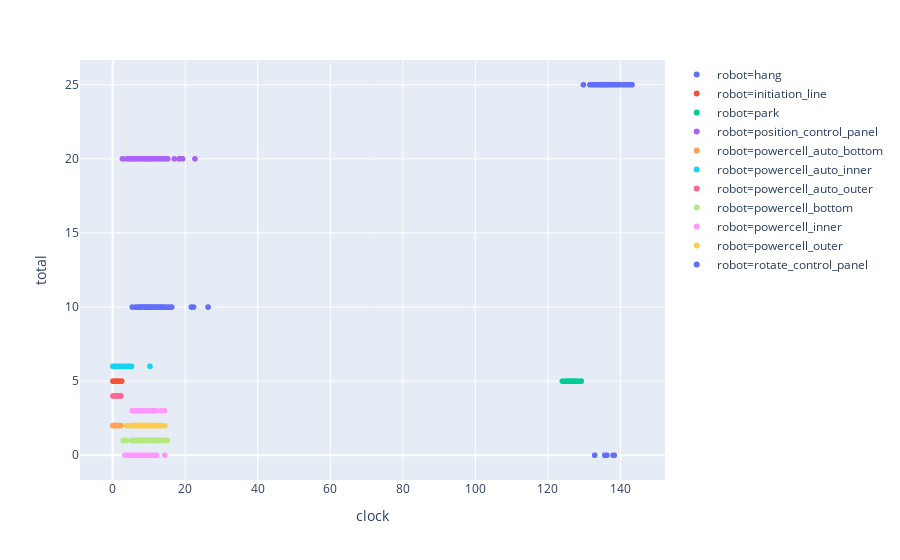

Write notebook code for a chart like this one.
### Code cell
fig = px.scatter(pput, x='clock', y='total', color='robot', hover_data=['op','success'])
fig.show()

#fig.write_image("test.png")
#Image('test.png')

### Figure 1 — Plotly figure (JSON) as saved in the notebook; plotly's stock layout.template omitted (floating-point values rounded to 4 significant figures; data arrays with more than 128 entries replaced by an {"elided": "..."} marker saying what was removed)
{"data": [{"customdata": {"elided": "100x2 mixed values"}, "hoverlabel": {"namelength": 0}, "hovertemplate": "robot=hang<br>clock=%{x}<br>total=%{y}<br>op=%{customdata[0]}<br>success=%{customdata[1]}", "legendgroup": "robot=hang", "marker": {"color": "#636efa", "symbol": "circle"}, "mode": "markers", "name": "robot=hang", "showlegend": true, "type": "scattergl", "x": [134.8, 132.2, 137.3, 137.8, 132.3, 137.8, 138.5, 133.8, 141.3, 135.0, 133.1, 135.9, 135.9, 134.4, 133.8, 135.6, 135.6, 138.3, 136.3, 134.1, 138.4, 136.2, 135.3, 134.7, 134.7, 135.0, 136.1, 134.5, 136.0, 138.9, 143.2, 136.6, 135.5, 136.3, 134.3, 132.7, 136.7, 135.7, 136.1, 134.0, 142.4, 134.8, 136.3, 133.9, 135.0, 135.0, 137.9, 138.3, 135.1, 136.9, 136.6, 134.8, 140.8, 136.3, 141.2, 134.7, 136.7, 133.9, 138.2, 135.7, 131.9, 136.3, 136.9, 136.8, 136.8, 135.7, 136.4, 134.8, 135.6, 137.9, 136.8, 138.0, 141.7, 132.7, 135.7, 134.1, 133.7, 133.3, 135.0, 137.6, 132.7, 135.7, 138.8, 138.0, 138.1, 135.1, 133.0, 129.8, 138.1, 131.6, 134.4, 139.5, 134.9, 137.9, 141.6, 139.9, 135.8, 136.6, 132.9, 133.2], "xaxis": "x", "y": [25, 25, 25, 25, 25, 25, 25, 25, 25, 25, 25, 25, 25, 25, 25, 25, 25, 25, 25, 25, 25, 0, 25, 25, 25, 25, 25, 25, 25, 25, 25, 25, 25, 25, 25, 25, 25, 25, 25, 25, 25, 25, 25, 25, 25, 25, 25, 0, 25, 25, 25, 25, 25, 0, 25, 25, 25, 25, 0, 0, 25, 25, 25, 25, 25, 25, 25, 25, 25, 25, 25, 25, 25, 25, 0, 25, 25, 25, 25, 25, 25, 25, 25, 0, 25, 25, 25, 25, 25, 25, 25, 25, 25, 25, 25, 25, 25, 25, 0, 25], "yaxis": "y"}, {"customdata": {"elided": "100x2 mixed values"}, "hoverlabel": {"namelength": 0}, "hovertemplate": "robot=initiation_line<br>clock=%{x}<br>total=%{y}<br>op=%{customdata[0]}<br>success=%{customdata[1]}", "legendgroup": "robot=initiation_line", "marker": {"color": "#EF553B", "symbol": "circle"}, "mode": "markers", "name": "robot=initiation_line", "showlegend": true, "type": "scattergl", "x": [1.7, 0.8, 1.5, 2.1, 0.6, 1.7, 0.9, 1.8, 0.4, 0.4, 1.2, 1.1, 1.4, 1.4, 1.7, 1.3, 1.0, 0.4, 1.3, 0.7, 0.9, 1.1, 1.1, 0.5, 0.2, 0.1, 0.6, 1.6, 0.1, 0.4, 0.1, 0.6, 0.5, 0.1, 0.7, 0.7, 1.6, 1.8, 1.6, 0.8, 1.0, 0.8, 2.5, 1.1, 0.8, 1.4, 1.2, 0.3, 0.8, 2.0, 1.1, 1.4, 1.9, 1.3, 1.0, 0.8, 1.2, 1.6, 1.1, 1.5, 1.5, 0.7, 1.1, 0.8, 1.0, 1.5, 0.5, 1.8, 1.3, 1.1, 0.8, 1.5, 1.2, 0.7, 1.0, 0.7, 0.9, 2.1, 1.2, 0.9, 0.8, 1.1, 0.6, 2.0, 0.7, 1.0, 1.2, 1.0, 2.5, 1.7, 1.9, 1.3, 1.0, 1.3, 1.2, 1.9, 1.0, 0.1, 0.3, 0.9], "xaxis": "x", "y": [5, 5, 5, 5, 5, 5, 5, 5, 5, 5, 5, 5, 5, 5, 5, 5, 5, 5, 5, 5, 5, 5, 5, 5, 5, 5, 5, 5, 5, 5, 5, 5, 5, 5, 5, 5, 5, 5, 5, 5, 5, 5, 5, 5, 5, 5, 5, 5, 5, 5, 5, 5, 5, 5, 5, 5, 5, 5, 5, 5, 5, 5, 5, 5, 5, 5, 5, 5, 5, 5, 5, 5, 5, 5, 5, 5, 5, 5, 5, 5, 5, 5, 5, 5, 5, 5, 5, 5, 5, 5, 5, 5, 5, 5, 5, 5, 5, 5, 5, 5], "yaxis": "y"}, {"customdata": {"elided": "100x2 mixed values"}, "hoverlabel": {"namelength": 0}, "hovertemplate": "robot=park<br>clock=%{x}<br>total=%{y}<br>op=%{customdata[0]}<br>success=%{customdata[1]}", "legendgroup": "robot=park", "marker": {"color": "#00cc96", "symbol": "circle"}, "mode": "markers", "name": "robot=park", "showlegend": true, "type": "scattergl", "x": [127.3, 127.7, 126.9, 125.9, 126.4, 126.1, 125.3, 126.4, 128.0, 124.8, 127.8, 126.6, 126.1, 125.4, 127.8, 125.9, 125.6, 126.0, 126.4, 125.5, 125.3, 126.2, 128.9, 126.5, 124.3, 127.4, 124.9, 126.6, 125.7, 127.3, 127.2, 125.4, 125.4, 126.5, 125.0, 127.1, 126.7, 125.5, 126.0, 126.2, 125.3, 126.8, 126.6, 127.1, 125.4, 125.8, 127.8, 125.5, 125.2, 127.7, 127.7, 125.3, 125.6, 128.0, 124.0, 126.2, 125.7, 125.9, 127.9, 126.4, 125.9, 124.3, 125.8, 126.2, 126.8, 126.0, 127.1, 126.3, 127.0, 126.6, 125.4, 127.9, 127.1, 126.3, 127.7, 125.9, 126.3, 125.4, 126.0, 125.9, 126.3, 125.8, 125.6, 126.8, 124.5, 125.0, 128.9, 124.9, 127.7, 125.7, 126.8, 128.8, 125.9, 126.8, 126.3, 126.2, 126.4, 127.2, 124.9, 129.2], "xaxis": "x", "y": [5, 5, 5, 5, 5, 5, 5, 5, 5, 5, 5, 5, 5, 5, 5, 5, 5, 5, 5, 5, 5, 5, 5, 5, 5, 5, 5, 5, 5, 5, 5, 5, 5, 5, 5, 5, 5, 5, 5, 5, 5, 5, 5, 5, 5, 5, 5, 5, 5, 5, 5, 5, 5, 5, 5, 5, 5, 5, 5, 5, 5, 5, 5, 5, 5, 5, 5, 5, 5, 5, 5, 5, 5, 5, 5, 5, 5, 5, 5, 5, 5, 5, 5, 5, 5, 5, 5, 5, 5, 5, 5, 5, 5, 5, 5, 5, 5, 5, 5, 5], "yaxis": "y"}, {"customdata": {"elided": "100x2 mixed values"}, "hoverlabel": {"namelength": 0}, "hovertemplate": "robot=position_control_panel<br>clock=%{x}<br>total=%{y}<br>op=%{customdata[0]}<br>success=%{customdata[1]}", "legendgroup": "robot=position_control_panel", "marker": {"color": "#ab63fa", "symbol": "circle"}, "mode": "markers", "name": "robot=position_control_panel", "showlegend": true, "type": "scattergl", "x": [8.0, 14.1, 13.5, 7.3, 9.9, 19.3, 8.9, 4.6, 5.6, 4.4, 9.6, 11.6, 9.6, 8.8, 6.5, 6.3, 7.2, 9.6, 5.6, 5.0, 6.2, 5.6, 5.9, 9.7, 15.1, 11.2, 10.5, 6.8, 2.9, 5.8, 7.4, 6.0, 10.4, 13.8, 10.1, 7.2, 18.9, 9.7, 10.8, 5.1, 4.0, 11.6, 10.6, 8.0, 9.2, 5.8, 9.1, 10.5, 4.0, 11.9, 8.5, 4.5, 9.9, 2.7, 10.9, 13.3, 7.8, 9.0, 13.7, 9.9, 6.8, 8.8, 9.8, 5.2, 10.3, 10.6, 9.6, 14.9, 7.8, 9.5, 14.5, 13.9, 10.3, 13.6, 6.9, 8.8, 12.1, 13.4, 9.4, 5.8, 13.0, 8.8, 17.0, 9.3, 5.2, 4.5, 2.9, 10.4, 13.8, 8.6, 11.9, 14.4, 15.2, 8.9, 11.9, 6.6, 12.3, 7.8, 22.7, 18.3], "xaxis": "x", "y": [20, 20, 20, 20, 20, 20, 20, 20, 20, 20, 20, 20, 20, 20, 20, 20, 20, 20, 20, 20, 20, 20, 20, 20, 20, 20, 20, 20, 20, 20, 20, 20, 20, 20, 20, 20, 20, 20, 20, 20, 20, 20, 20, 20, 20, 20, 20, 20, 20, 20, 20, 20, 20, 20, 20, 20, 20, 20, 20, 20, 20, 20, 20, 20, 20, 20, 20, 20, 20, 20, 20, 20, 20, 20, 20, 20, 20, 20, 20, 20, 20, 20, 20, 20, 20, 20, 20, 20, 20, 20, 20, 20, 20, 20, 20, 20, 20, 20, 20, 20], "yaxis": "y"}, {"customdata": {"elided": "100x2 mixed values"}, "hoverlabel": {"namelength": 0}, "hovertemplate": "robot=powercell_auto_bottom<br>clock=%{x}<br>total=%{y}<br>op=%{customdata[0]}<br>success=%{customdata[1]}", "legendgroup": "robot=powercell_auto_bottom", "marker": {"color": "#FFA15A", "symbol": "circle"}, "mode": "markers", "name": "robot=powercell_auto_bottom", "showlegend": true, "type": "scattergl", "x": [1.2, 1.9, 1.6, 1.2, 0.3, 1.6, 2.0, 1.2, 0.6, 0.1, 1.1, 1.1, 1.9, 0.2, 1.4, 0.6, 1.1, 1.2, 0.5, 1.0, 1.5, 1.4, 1.5, 1.0, 0.1, 1.0, 1.4, 0.1, 0.2, 1.9, 0.8, 1.4, 0.9, 1.4, 0.4, 1.0, 2.1, 1.0, 1.0, 0.1, 0.7, 1.3, 0.8, 1.4, 0.9, 0.8, 1.9, 1.9, 0.9, 0.6, 0.8, 1.6, 0.6, 1.0, 1.5, 1.2, 0.4, 1.3, 0.4, 0.5, 0.2, 2.2, 0.9, 0.1, 0.4, 0.5, 0.9, 1.4, 0.6, 1.3, 0.8, 1.4, 0.8, 0.5, 0.9, 0.4, 0.5, 0.9, 1.4, 0.9, 0.6, 1.6, 1.2, 0.6, 0.4, 1.5, 0.7, 2.0, 1.4, 1.8, 0.4, 0.3, 0.7, 0.6, 0.8, 1.4, 0.7, 1.3, 1.0, 1.1], "xaxis": "x", "y": [2, 2, 2, 2, 2, 2, 2, 2, 2, 2, 2, 2, 2, 2, 2, 2, 2, 2, 2, 2, 2, 2, 2, 2, 2, 2, 2, 2, 2, 2, 2, 2, 2, 2, 2, 2, 2, 2, 2, 2, 2, 2, 2, 2, 2, 2, 2, 2, 2, 2, 2, 2, 2, 2, 2, 2, 2, 2, 2, 2, 2, 2, 2, 2, 2, 2, 2, 2, 2, 2, 2, 2, 2, 2, 2, 2, 2, 2, 2, 2, 2, 2, 2, 2, 2, 2, 2, 2, 2, 2, 2, 2, 2, 2, 2, 2, 2, 2, 2, 2], "yaxis": "y"}, {"customdata": {"elided": "100x2 mixed values"}, "hoverlabel": {"namelength": 0}, "hovertemplate": "robot=powercell_auto_inner<br>clock=%{x}<br>total=%{y}<br>op=%{customdata[0]}<br>success=%{customdata[1]}", "legendgroup": "robot=powercell_auto_inner", "marker": {"color": "#19d3f3", "symbol": "circle"}, "mode": "markers", "name": "robot=powercell_auto_inner", "showlegend": true, "type": "scattergl", "x": [2.3, 1.0, 2.2, 2.6, 4.5, 2.0, 1.6, 1.0, 1.4, 2.4, 1.5, 1.8, 0.6, 3.7, 2.0, 5.2, 2.3, 0.9, 0.6, 0.9, 1.1, 1.4, 3.8, 1.2, 0.8, 1.6, 0.9, 3.0, 1.1, 0.8, 3.5, 1.2, 1.4, 3.8, 2.9, 0.3, 0.7, 10.3, 1.0, 1.9, 1.5, 5.0, 0.1, 1.1, 3.1, 0.7, 1.0, 1.0, 0.7, 1.4, 4.9, 4.9, 2.0, 0.8, 0.9, 0.1, 1.0, 1.2, 0.8, 0.9, 1.3, 0.8, 1.1, 3.2, 1.3, 2.5, 0.4, 2.8, 1.0, 1.0, 4.9, 1.5, 0.4, 1.1, 0.1, 4.8, 0.8, 2.5, 1.4, 1.1, 0.9, 1.3, 1.8, 3.6, 1.2, 0.9, 0.9, 2.8, 1.0, 2.1, 2.4, 1.9, 3.9, 1.6, 2.4, 3.9, 0.7, 2.7, 1.4, 2.1], "xaxis": "x", "y": [6, 6, 6, 6, 6, 6, 6, 6, 6, 6, 6, 6, 6, 6, 6, 6, 6, 6, 6, 6, 6, 6, 6, 6, 6, 6, 6, 6, 6, 6, 6, 6, 6, 6, 6, 6, 6, 6, 6, 6, 6, 6, 6, 6, 6, 6, 6, 6, 6, 6, 6, 6, 6, 6, 6, 6, 6, 6, 6, 6, 6, 6, 6, 6, 6, 6, 6, 6, 6, 6, 6, 6, 6, 6, 6, 6, 6, 6, 6, 6, 6, 6, 6, 6, 6, 6, 6, 6, 6, 6, 6, 6, 6, 6, 6, 6, 6, 6, 6, 6], "yaxis": "y"}, {"customdata": {"elided": "100x2 mixed values"}, "hoverlabel": {"namelength": 0}, "hovertemplate": "robot=powercell_auto_outer<br>clock=%{x}<br>total=%{y}<br>op=%{customdata[0]}<br>success=%{customdata[1]}", "legendgroup": "robot=powercell_auto_outer", "marker": {"color": "#FF6692", "symbol": "circle"}, "mode": "markers", "name": "robot=powercell_auto_outer", "showlegend": true, "type": "scattergl", "x": [0.9, 0.9, 1.3, 0.5, 1.1, 0.5, 1.8, 2.0, 1.8, 0.5, 0.5, 1.6, 1.2, 1.2, 1.6, 0.5, 0.4, 0.5, 1.2, 1.7, 1.1, 0.7, 2.3, 1.0, 1.1, 1.3, 1.1, 1.6, 1.2, 1.1, 1.7, 1.6, 1.5, 2.2, 1.3, 1.3, 1.3, 1.3, 0.8, 1.0, 0.3, 0.2, 1.3, 0.9, 0.2, 0.7, 0.6, 1.0, 1.1, 2.3, 1.0, 1.2, 1.6, 1.1, 1.5, 0.2, 0.8, 1.6, 1.5, 1.5, 0.5, 0.9, 1.0, 1.2, 1.1, 1.4, 1.2, 1.8, 1.0, 0.7, 1.1, 0.1, 1.2, 0.9, 0.8, 1.4, 0.7, 0.8, 0.7, 1.1, 1.2, 0.2, 1.3, 0.4, 0.3, 1.5, 1.9, 1.1, 1.3, 1.2, 1.1, 1.5, 1.5, 1.5, 0.6, 1.3, 1.6, 0.7, 1.0, 0.1], "xaxis": "x", "y": [4, 4, 4, 4, 4, 4, 4, 4, 4, 4, 4, 4, 4, 4, 4, 4, 4, 4, 4, 4, 4, 4, 4, 4, 4, 4, 4, 4, 4, 4, 4, 4, 4, 4, 4, 4, 4, 4, 4, 4, 4, 4, 4, 4, 4, 4, 4, 4, 4, 4, 4, 4, 4, 4, 4, 4, 4, 4, 4, 4, 4, 4, 4, 4, 4, 4, 4, 4, 4, 4, 4, 4, 4, 4, 4, 4, 4, 4, 4, 4, 4, 4, 4, 4, 4, 4, 4, 4, 4, 4, 4, 4, 4, 4, 4, 4, 4, 4, 4, 4], "yaxis": "y"}, {"customdata": {"elided": "100x2 mixed values"}, "hoverlabel": {"namelength": 0}, "hovertemplate": "robot=powercell_bottom<br>clock=%{x}<br>total=%{y}<br>op=%{customdata[0]}<br>success=%{customdata[1]}", "legendgroup": "robot=powercell_bottom", "marker": {"color": "#B6E880", "symbol": "circle"}, "mode": "markers", "name": "robot=powercell_bottom", "showlegend": true, "type": "scattergl", "x": [9.6, 10.4, 11.1, 11.3, 7.1, 12.9, 10.3, 7.6, 7.8, 15.0, 8.9, 9.5, 13.8, 10.1, 8.0, 6.9, 9.0, 2.9, 5.8, 13.4, 5.7, 7.1, 9.1, 10.7, 9.8, 8.3, 7.2, 8.7, 12.6, 9.0, 10.6, 9.8, 6.9, 8.5, 11.8, 7.5, 9.5, 3.7, 9.5, 7.9, 7.1, 6.5, 8.9, 11.8, 10.6, 9.9, 11.1, 7.9, 8.2, 11.3, 7.0, 15.1, 8.6, 9.2, 8.8, 9.3, 5.3, 11.1, 12.8, 12.0, 8.7, 7.6, 6.8, 7.1, 9.4, 11.4, 6.4, 11.9, 6.5, 5.1, 11.3, 13.4, 14.9, 14.0, 9.6, 8.3, 9.4, 7.7, 5.2, 10.6, 11.1, 9.9, 8.0, 10.4, 7.2, 11.4, 11.9, 5.1, 11.6, 12.3, 7.4, 6.0, 6.4, 9.6, 5.7, 6.1, 5.9, 7.0, 9.0, 12.3], "xaxis": "x", "y": [1, 1, 1, 1, 1, 1, 1, 1, 1, 1, 1, 1, 1, 1, 1, 1, 1, 1, 1, 1, 1, 1, 1, 1, 1, 1, 1, 1, 1, 1, 1, 1, 1, 1, 1, 1, 1, 1, 1, 1, 1, 1, 1, 1, 1, 1, 1, 1, 1, 1, 1, 1, 1, 1, 1, 1, 1, 1, 1, 1, 1, 1, 1, 1, 1, 1, 1, 1, 1, 1, 1, 1, 1, 1, 1, 1, 1, 1, 1, 1, 1, 1, 1, 1, 1, 1, 1, 1, 1, 1, 1, 1, 1, 1, 1, 1, 1, 1, 1, 1], "yaxis": "y"}, {"customdata": {"elided": "100x2 mixed values"}, "hoverlabel": {"namelength": 0}, "hovertemplate": "robot=powercell_inner<br>clock=%{x}<br>total=%{y}<br>op=%{customdata[0]}<br>success=%{customdata[1]}", "legendgroup": "robot=powercell_inner", "marker": {"color": "#FF97FF", "symbol": "circle"}, "mode": "markers", "name": "robot=powercell_inner", "showlegend": true, "type": "scattergl", "x": [8.7, 7.0, 11.9, 9.8, 11.8, 9.3, 12.2, 8.6, 5.8, 6.7, 8.3, 8.6, 10.0, 6.2, 5.1, 9.5, 7.8, 6.2, 8.0, 6.2, 11.9, 5.8, 8.4, 3.4, 8.0, 10.2, 5.0, 9.9, 8.2, 9.7, 9.2, 7.9, 11.6, 6.6, 6.8, 6.0, 8.9, 9.1, 9.7, 11.6, 9.7, 7.7, 10.1, 6.6, 4.6, 6.9, 11.9, 8.7, 8.1, 5.4, 7.7, 4.7, 12.1, 14.4, 8.2, 6.5, 11.0, 8.8, 10.0, 6.8, 8.4, 5.0, 6.9, 10.9, 10.7, 7.3, 10.9, 9.2, 7.7, 9.0, 7.1, 7.9, 7.9, 7.0, 10.0, 8.4, 6.1, 11.1, 12.0, 8.0, 6.7, 7.6, 4.1, 9.7, 6.5, 7.9, 9.0, 9.1, 9.6, 9.7, 11.9, 10.8, 9.2, 13.3, 10.5, 9.5, 14.3, 5.9, 7.0, 8.6], "xaxis": "x", "y": [3, 3, 0, 0, 3, 0, 0, 3, 0, 3, 3, 3, 3, 0, 0, 0, 3, 0, 0, 0, 0, 0, 0, 0, 3, 0, 0, 0, 0, 0, 0, 3, 0, 0, 3, 3, 0, 0, 3, 0, 3, 3, 3, 0, 0, 0, 3, 0, 0, 3, 0, 0, 0, 0, 0, 0, 3, 3, 0, 0, 0, 0, 0, 0, 0, 0, 3, 0, 0, 0, 3, 0, 0, 0, 0, 3, 0, 3, 3, 0, 0, 3, 0, 0, 3, 0, 0, 3, 0, 0, 0, 0, 3, 3, 3, 0, 3, 0, 0, 0], "yaxis": "y"}, {"customdata": {"elided": "100x2 mixed values"}, "hoverlabel": {"namelength": 0}, "hovertemplate": "robot=powercell_outer<br>clock=%{x}<br>total=%{y}<br>op=%{customdata[0]}<br>success=%{customdata[1]}", "legendgroup": "robot=powercell_outer", "marker": {"color": "#FECB52", "symbol": "circle"}, "mode": "markers", "name": "robot=powercell_outer", "showlegend": true, "type": "scattergl", "x": [9.0, 11.3, 6.1, 5.8, 12.4, 10.6, 8.8, 10.5, 10.9, 8.1, 7.2, 6.7, 8.2, 9.5, 6.9, 10.7, 12.9, 7.1, 7.8, 9.9, 7.9, 6.2, 9.1, 5.5, 11.2, 8.4, 7.5, 6.6, 11.5, 8.0, 10.1, 9.9, 10.5, 10.0, 9.8, 5.9, 8.1, 9.2, 7.8, 10.8, 10.9, 13.2, 6.1, 9.0, 14.4, 7.6, 10.2, 8.0, 10.9, 8.9, 9.5, 7.1, 5.3, 5.2, 10.3, 9.8, 11.7, 11.2, 9.7, 13.4, 8.3, 8.5, 9.2, 11.0, 6.6, 6.5, 10.4, 11.2, 4.8, 9.0, 8.5, 8.8, 8.0, 6.4, 3.8, 9.6, 6.8, 7.8, 13.5, 11.9, 11.3, 8.2, 7.8, 5.0, 8.2, 7.3, 5.4, 6.3, 8.3, 8.8, 8.4, 7.2, 12.2, 11.0, 7.4, 5.7, 7.8, 8.6, 8.4, 10.4], "xaxis": "x", "y": [2, 2, 2, 2, 2, 2, 2, 2, 2, 2, 2, 2, 2, 2, 2, 2, 2, 2, 2, 2, 2, 2, 2, 2, 2, 2, 2, 2, 2, 2, 2, 2, 2, 2, 2, 2, 2, 2, 2, 2, 2, 2, 2, 2, 2, 2, 2, 2, 2, 2, 2, 2, 2, 2, 2, 2, 2, 2, 2, 2, 2, 2, 2, 2, 2, 2, 2, 2, 2, 2, 2, 2, 2, 2, 2, 2, 2, 2, 2, 2, 2, 2, 2, 2, 2, 2, 2, 2, 2, 2, 2, 2, 2, 2, 2, 2, 2, 2, 2, 2], "yaxis": "y"}, {"customdata": {"elided": "100x2 mixed values"}, "hoverlabel": {"namelength": 0}, "hovertemplate": "robot=rotate_control_panel<br>clock=%{x}<br>total=%{y}<br>op=%{customdata[0]}<br>success=%{customdata[1]}", "legendgroup": "robot=rotate_control_panel", "marker": {"color": "#636efa", "symbol": "circle"}, "mode": "markers", "name": "robot=rotate_control_panel", "showlegend": true, "type": "scattergl", "x": [13.4, 26.3, 11.6, 11.8, 13.1, 14.6, 12.8, 10.9, 9.6, 7.1, 12.8, 11.4, 8.0, 9.8, 5.4, 10.5, 9.3, 6.9, 15.1, 9.7, 7.5, 15.6, 11.5, 16.3, 10.1, 8.1, 12.5, 7.5, 8.8, 7.6, 10.8, 7.4, 12.3, 8.2, 12.4, 12.1, 7.0, 9.4, 9.9, 8.1, 10.1, 12.2, 10.4, 9.0, 12.5, 12.7, 8.8, 13.7, 22.3, 14.0, 9.1, 8.0, 10.3, 10.9, 13.9, 10.4, 10.0, 9.7, 9.3, 7.8, 9.7, 14.5, 12.2, 8.8, 12.1, 13.0, 10.7, 10.5, 9.7, 9.5, 7.7, 9.9, 10.2, 7.7, 8.8, 16.2, 10.7, 8.8, 8.3, 12.3, 9.1, 10.2, 13.4, 10.3, 10.4, 12.6, 9.3, 7.0, 10.5, 7.6, 6.3, 12.3, 15.6, 13.6, 10.3, 10.5, 8.3, 9.6, 21.7, 12.6], "xaxis": "x", "y": [10, 10, 10, 10, 10, 10, 10, 10, 10, 10, 10, 10, 10, 10, 10, 10, 10, 10, 10, 10, 10, 10, 10, 10, 10, 10, 10, 10, 10, 10, 10, 10, 10, 10, 10, 10, 10, 10, 10, 10, 10, 10, 10, 10, 10, 10, 10, 10, 10, 10, 10, 10, 10, 10, 10, 10, 10, 10, 10, 10, 10, 10, 10, 10, 10, 10, 10, 10, 10, 10, 10, 10, 10, 10, 10, 10, 10, 10, 10, 10, 10, 10, 10, 10, 10, 10, 10, 10, 10, 10, 10, 10, 10, 10, 10, 10, 10, 10, 10, 10], "yaxis": "y"}], "layout": {"legend": {"tracegroupgap": 0}, "margin": {"t": 60}, "xaxis": {"anchor": "y", "domain": [0, 1], "title": {"text": "clock"}}, "yaxis": {"anchor": "x", "domain": [0, 1], "title": {"text": "total"}}}}
